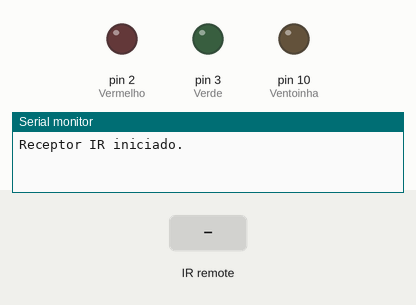
A sketch run on a simulated Arduino Uno, built with avr-gcc and run on an emulated ATmega328P. Parts: output pins drawn as LEDs (lit = HIGH), the last lines printed to the serial monitor. Inputs (shaded band) come from the test bench.

Above: at 1.2 s.
1.3 s: infrared code 0x1FE48B7 received
At 2.0 s:
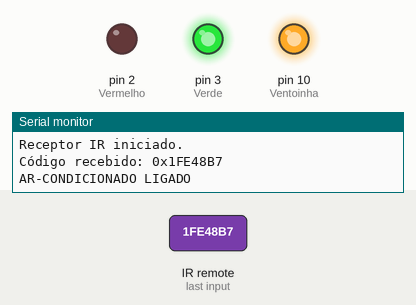
2.8 s: infrared code 0x1FE58A7 received
At 3.2 s:
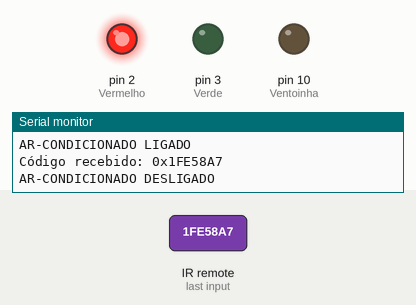
Timing chart, 0 to 5.8 s (numbered marks = the images above; inputs shaded):
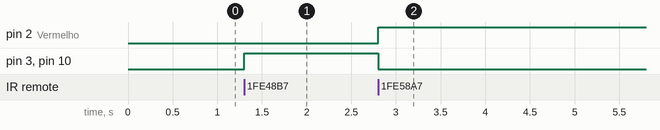

The sketch:

ReceptorMiniAr_Arduino.ino
```cpp
#include <IRremote.h>

IRrecv irrecv(4); //Receptor IR
decode_results results;

void setup() {
  Serial.begin(9600);
  pinMode(2, OUTPUT); // Vermelho
  pinMode(3, OUTPUT); // Verde
  pinMode(10, OUTPUT); //Ventoinha
  digitalWrite(2, LOW);
  digitalWrite(3, LOW);
  digitalWrite(10, LOW);

  irrecv.enableIRIn(); // Inicia o receptor IR
  Serial.println("Receptor IR iniciado.");
}

void loop() {
  if (irrecv.decode(&results)) {
    Serial.print("Código recebido: 0x");
    Serial.println(results.value, HEX);

    // Receber DESLIGAR
    if (results.value == 0x1FE48B7)
    {
      digitalWrite(10, HIGH);
      digitalWrite(3, HIGH);
      digitalWrite(2, LOW);
      Serial.println("AR-CONDICIONADO LIGADO");
    }

    // Receber LIGAR
    if (results.value == 0x1FE58A7)
    {
      digitalWrite(10, LOW);
      digitalWrite(3, LOW);
      digitalWrite(2, HIGH);
      Serial.println("AR-CONDICIONADO DESLIGADO");
    }

    irrecv.resume(); // Espera novo comando
  }
}
```

Measured:
- after the input at 1.3 s, pin 3 (Verde), pin 10 (Ventoinha): LOW → HIGH at once
- after the input at 2.8 s, pin 2 (Vermelho): LOW → HIGH at once; pin 3 (Verde), pin 10 (Ventoinha): HIGH → LOW at once
